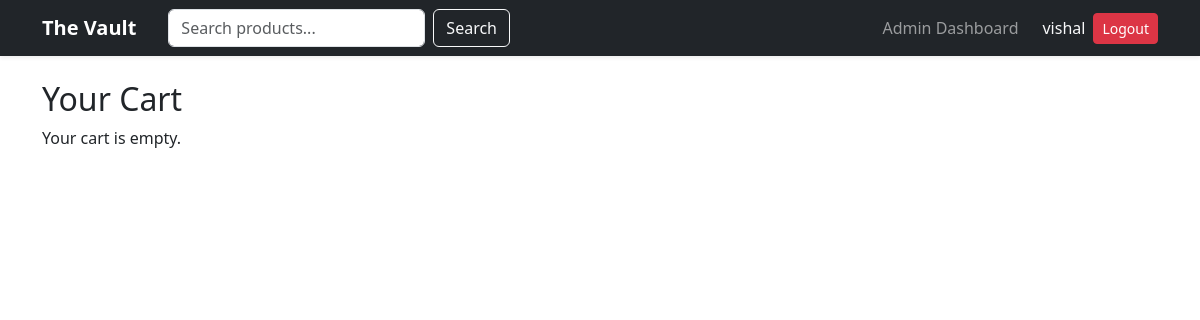
The app's page /cart/ (signed in), older data.
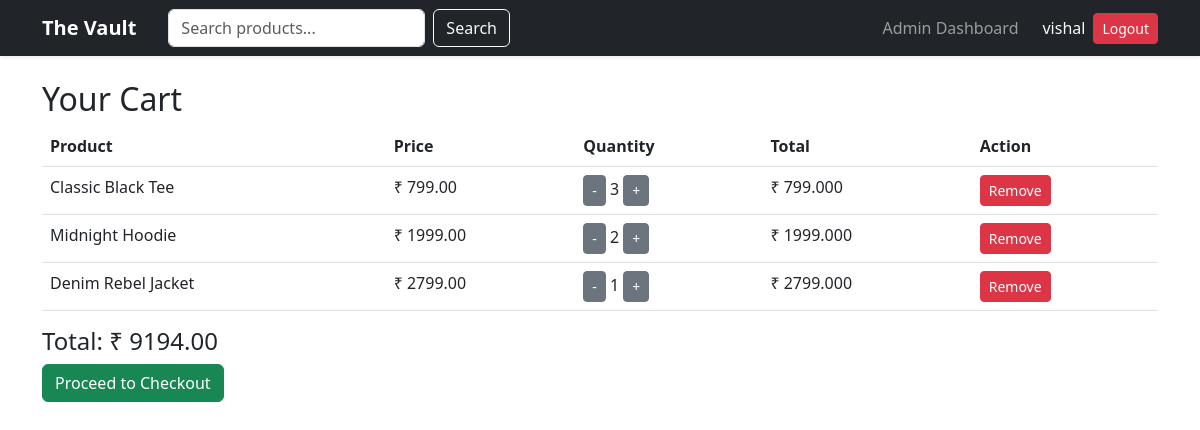
The same page, newer data.
### store/models.py (models this page shows, shortened)
class CartItem(models.Model):
    cart = models.ForeignKey(Cart, on_delete=models.CASCADE, related_name='items')
    product = models.ForeignKey(Product, on_delete=models.CASCADE)
    quantity = models.IntegerField(default=1)
    class Meta:
        unique_together = ('cart', 'product')

class Product(models.Model):
    name = models.CharField(max_length=200)
    description = models.TextField()
    price = models.DecimalField(max_digits=10, decimal_places=2)
    stock = models.IntegerField()
    image = models.ImageField(upload_to='products/')
    is_available = models.BooleanField(default=True)
    category = models.ForeignKey(Category, on_delete=models.CASCADE, related_name='products')

### cart/views.py (the view)
# urls.py: path('', views.cart_view, name='cart_view'),
@login_required(login_url='login')
def cart_view(request):
    cart, created = Cart.objects.get_or_create(user=request.user)
    items = cart.items.all()
    total = 0
    for item in items:
        total += item.product.price * item.quantity
    return render(request, 'cart/cart.html', {
        'cart': cart,
        'items': items,
        'total': total
    })

### templates/cart/cart.html
{% extends 'base.html' %}
{% block content %}
<h2>Your Cart</h2>
{% if items %}
<table class="table">
    <thead>
        <tr>
            <th>Product</th>
            <th>Price</th>
            <th>Quantity</th>
            <th>Total</th>
            <th>Action</th>
        </tr>
    </thead>
    <tbody>
        {% for item in items %}
        <tr>
            <td>{{ item.product.name }}</td>
            <td>₹ {{ item.product.price }}</td>
            <td>
                <a href="{% url 'decrease_quantity' item.id %}" class="btn btn-sm btn-secondary">-</a>
                {{ item.quantity }}
                <a href="{% url 'increase_quantity' item.id %}" class="btn btn-sm btn-secondary">+</a>
            </td>
            <td>₹ {{ item.product.price|floatformat:2|add:"0" }}</td>
            <td>
                <a href="{% url 'remove_from_cart' item.id %}" class="btn btn-sm btn-danger">
                    Remove
                </a>
            </td>
        </tr>
        {% endfor %}
    </tbody>
</table>
<h4>Total: ₹ {{ total }}</h4>
<a href="{% url 'checkout' %}" class="btn btn-success">
    Proceed to Checkout
</a>
{% else %}
<p>Your cart is empty.</p>
{% endif %}
{% endblock %}

Row changes from the older to the newer data that the page shows:
added CartItem: product.name "Classic Black Tee", product.price "799.00", quantity "3", product.price|add "799.000"
added CartItem: product.name "Midnight Hoodie", product.price "1999.00", quantity "2", product.price|add "1999.000"
added CartItem: product.name "Denim Rebel Jacket", product.price "2799.00", quantity "1", product.price|add "2799.000"
Text that changed along with them:
{{ total }}: (not shown) → "9194.00"
text no longer shown: "Your cart is empty."
text now shown: "Product Price Quantity Total Action Total: ₹ Proceed to Checkout"
